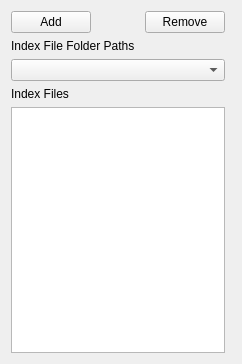
              <widget class="QWidget" name="page_3">
               <property name="geometry">
                <rect>
                 <x>0</x>
                 <y>0</y>
                 <width>242</width>
                 <height>364</height>
                </rect>
               </property>
               <attribute name="label">
                <string>Index Files</string>
               </attribute>
               <layout class="QGridLayout" name="gridLayout_10">
                <item row="4" column="1" colspan="3">
                 <widget class="QListWidget" name="indexFiles"/>
                </item>
                <item row="0" column="1">
                 <widget class="QPushButton" name="addIndexPath">
                  <property name="text">
                   <string>Add</string>
                  </property>
                 </widget>
                </item>
                <item row="0" column="3">
                 <widget class="QPushButton" name="removeIndexPath">
                  <property name="text">
                   <string>Remove</string>
                  </property>
                 </widget>
                </item>
                <item row="2" column="1" colspan="3">
                 <widget class="QComboBox" name="indexFolderPaths">
                  <property name="editable">
                   <bool>false</bool>
                  </property>
                 </widget>
                </item>
                <item row="1" column="1" colspan="4">
                 <widget class="QLabel" name="label_26">
                  <property name="text">
                   <string>Index File Folder Paths</string>
                  </property>
                  <property name="wordWrap">
                   <bool>true</bool>
                  </property>
                 </widget>
                </item>
                <item row="3" column="1" colspan="4">
                 <widget class="QLabel" name="label_30">
                  <property name="text">
                   <string>Index Files</string>
                  </property>
                  <property name="wordWrap">
                   <bool>true</bool>
                  </property>
                 </widget>
                </item>
               </layout>
              </widget>
